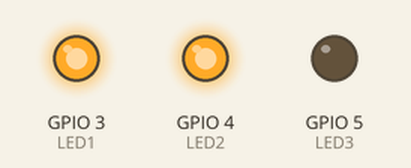
A sketch run on a simulated ESP32. Parts: output pins drawn as LEDs (lit = HIGH).

Above: at 0.1 s.
Timing chart, 0 to 1.6 s (numbered marks = the images above):
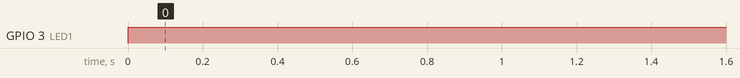

Measured:
- by itself, GPIO 3 (LED1): LOW → HIGH at 0.00 s

The sketch:

ESP32-RGB-LED.ino
```cpp
#define LED1 3
#define LED2 4
#define LED3 5

void setup() {

  pinMode(LED1,OUTPUT);
  pinMode(LED2,OUTPUT);
  pinMode(LED3,OUTPUT);

}

void loop() {
 digitalWrite(LED2,HIGH);
 //delay(1000);
 //digitalWrite(LED2,HIGH);
 //delay(1000);
 digitalWrite(LED1,HIGH);
 //delay(500);
 //digitalWrite(LED3,LOW);
 //delay(1000);
 //digitalWrite(LED2,LOW);
 //delay(1000);
 //digitalWrite(LED2,LOW);
 //delay(500);
}
```
